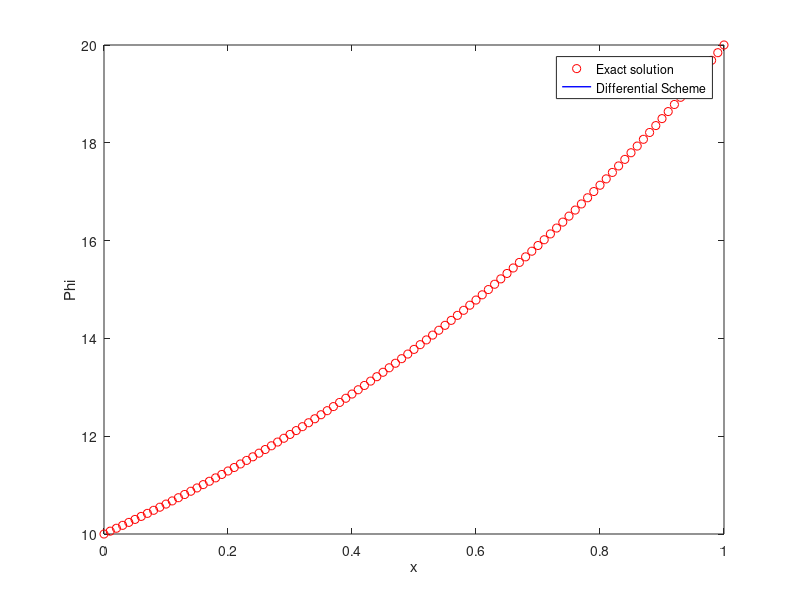

Source code (MATLAB):
clear
close all
clc

%% Defining mesh
n_points = 101;
dom_size = 1;
h = dom_size/(n_points-1);
x = 0:h:dom_size;
phi(1) = 10;
phi(n_points) = 20;
phi_new(1) =10;
phi_new(n_points) = 20;
rho = 1;
u =1;
gamma =1;
p = rho*u*dom_size/gamma;

%% exact solution
phi_exact = phi(1) + (phi(n_points) - phi(1)).*(exp(p.*x/dom_size)-1)./(exp(p)-1);
figure(1);
plot(x,phi_exact,'ro')

%% differencing scheme
error = 1;
iterations =0;
while error>1e-7
    for i = 2:n_points-1
        a_E = gamma/h - rho*u/2;
        a_W = gamma/h + rho*u/2;
        a_P = rho*u/2 - rho*u/2 + gamma/h - gamma/h;
        phi_new(i) = (a_E*phi(i+1) + a_W*phi(i-1))/a_P;
    end
    iterations = iterations + 1;
    error =0;
    for i =2:n_points-1
        error =error + abs(phi(i) - phi_new(i));
    end
    phi = phi_new;
end
figure(1)
hold on
plot(x,phi,'b','LineWidth',1)
xlabel('x')
ylabel('Phi')
legend('Exact solution', 'Differential Scheme')